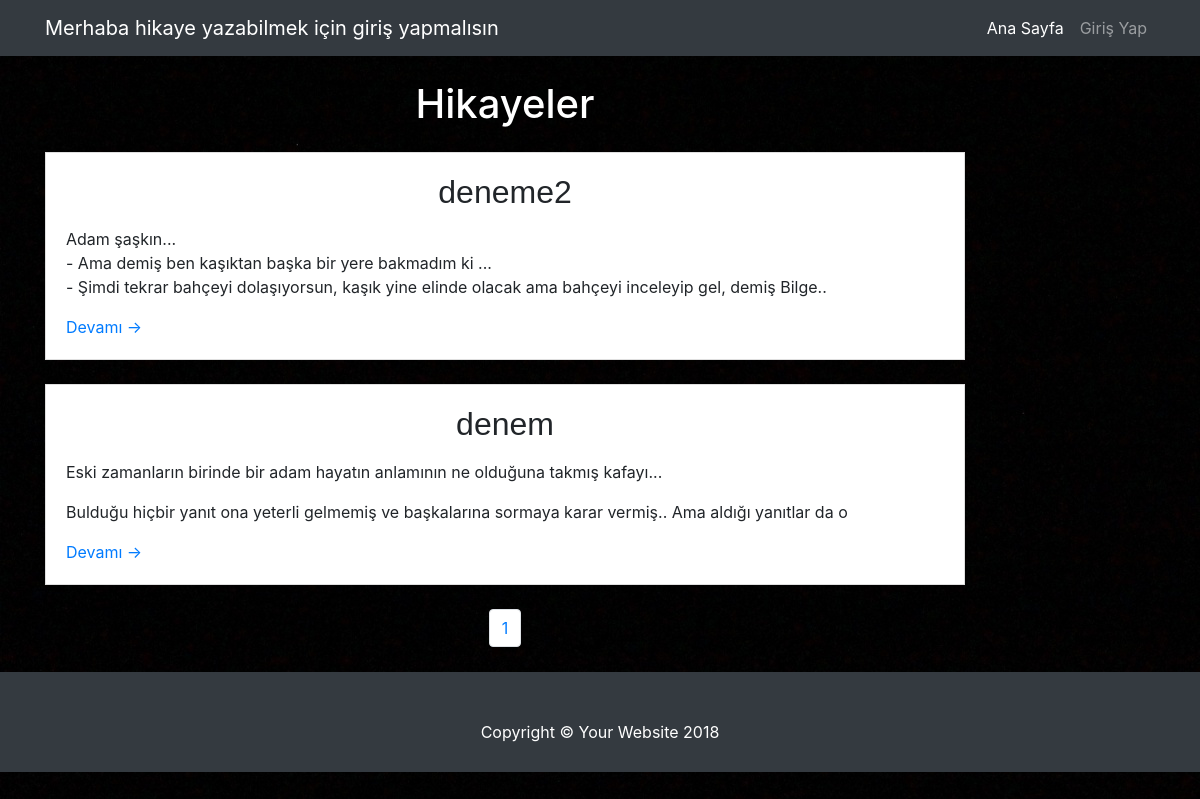
Before: / with the older database file.
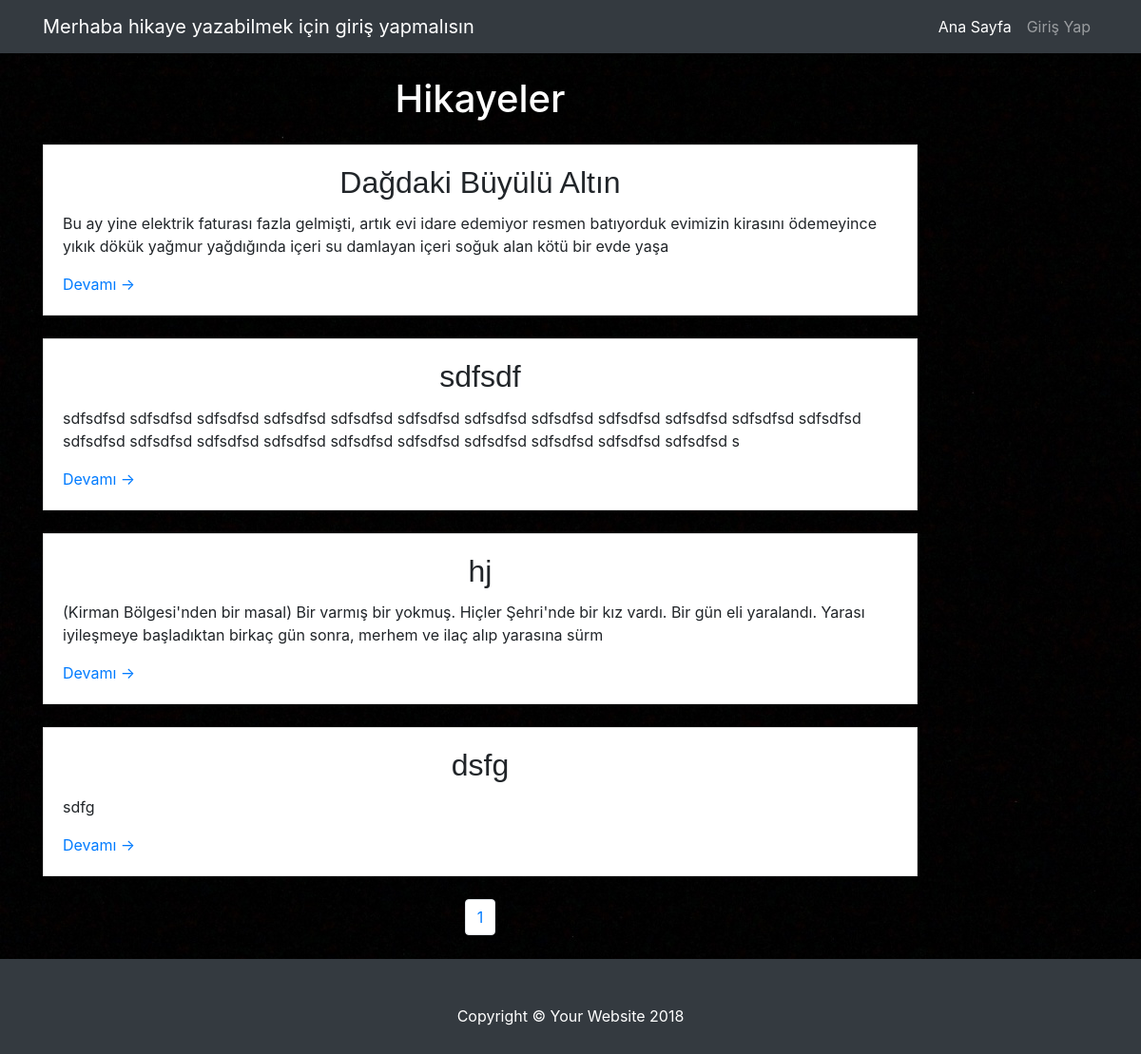
After: the same page with the newer database file.
### tables this page shows
CREATE TABLE `anahikaye` (
  `hikaye_id` int(100) NOT NULL AUTO_INCREMENT,
  `hikaye_baslik` varchar(200) NOT NULL,
  `hikaye_metin` varchar(700) NOT NULL,
  `hikaye_devambir` int(50) NOT NULL DEFAULT '0',
  `hikaye_devamiki` int(50) NOT NULL DEFAULT '0',
  `hikaye_devamuc` int(50) NOT NULL DEFAULT '0',
  `hikaye_tarih` timestamp NOT NULL DEFAULT CURRENT_TIMESTAMP,
  `hikaye_seviye` int(10) NOT NULL DEFAULT '0',
  `hikaye_begeni` int(100) NOT NULL DEFAULT '0',
  `kullanici_id` int(100) NOT NULL,
  PRIMARY KEY (`hikaye_id`),
  KEY `kullanici_id` (`kullanici_id`),
  KEY `hikaye_devambir` (`hikaye_devambir`),
  KEY `hikaye_devamuc` (`hikaye_devamuc`),
  KEY `hikaye_devamiki` (`hikaye_devamiki`),
  CONSTRAINT `anahikaye_ibfk_2` FOREIGN KEY (`kullanici_id`) REFERENCES `kullanici` (`kullanici_id`) ON DELETE CASCADE ON UPDATE CASCADE
);

### functions.php (called while the page is built, shortened)
<?php
include 'init.php';
  function getStory($page)
  {
    global $connection;
    $limitPass = ($page - 1) * 5;
    $videos = $connection->prepare("SELECT * FROM anahikaye , kullanici where anahikaye.kullanici_id=kullanici.kullanici_id ORDER BY hikaye_id DESC LIMIT :pass , 5");
    $videos->bindValue(':pass', $limitPass, PDO::PARAM_INT);
    $videos->execute();
    return $videos->fetchAll(PDO::FETCH_OBJ);
  }
  function getPage()
  {
    global $connection;
    $videos = $connection->prepare("SELECT * FROM anahikaye ");
    $videos->execute();
    $videos=$videos->fetchAll(PDO::FETCH_OBJ);
    return count($videos)/5;
  }
 ?>

### index.php (the view, shortened to what this page needs)
<?php
include 'init.php';
include 'functions.php';
if (!isset($_GET['page'])) {
  $page=1;
}
else {
  $page=$_GET['page'];
}
$anaHikayeler = getStory($page);
$page = getPage();
include 'wiew/header.php';
?>
    <div class="container">
      <div class="row">
        <div class="col-md-10">
          <h1 class="my-4">Hikayeler
          </h1>
          <?php foreach ($anaHikayeler as $hikaye): ?>
            <div class="card mb-4">
              <div class="card-body">
                <h2 class="card-title" align="center"><?php echo $hikaye->hikaye_baslik ?></h2>
                <p class="card-text"><?php echo mb_substr($hikaye->hikaye_metin,0,200) ?></p>
                <a href="altergör.php?hikaye_id=<?php echo $hikaye->hikaye_id ?>&seviye=<?php echo $hikaye->hikaye_seviye ?>" >Devamı &rarr;</a>
              </div>
            </div>
          <?php endforeach; ?>
          <ul class="pagination justify-content-center mb-4">
            <?php for ($i=0;$i<$page;$i++): ?>
              <li class="page-item">
                <a class="page-link" href="index.php?page=<?php echo $i +1 ?>"> <?php echo $i +1 ?></a>
              </li>
            <?php endfor; ?>
          </ul>
        </div>
        <div class="col-md-4">
        </div>
      </div>
    </div>
    <footer class="py-5 bg-dark">
      <div class="container">
        <p class="m-0 text-center text-white">Copyright &copy; Your Website 2018</p>
      </div>
    </footer>
  </body>
</html>

### wiew/header.php (shortened to what this page needs)
<!DOCTYPE html>
<html lang="tr">
  <head>
    <link rel="stylesheet" href="https://use.fontawesome.com/releases/v5.5.0/css/all.css">
    <link href="vendor/bootstrap/css/bootstrap.min.css" rel="stylesheet">
    <link href="css/blog-home.css" rel="stylesheet">
    <link rel="stylesheet" type="text/css" href="style.css" />
  </head>
  <body>
    <nav class="navbar navbar-expand-lg navbar-dark bg-dark fixed-top">
      <div class="container">
        <a class="navbar-brand" href="index.php?page=1"><?php if (isset($_SESSION['kullanici_adi'])): ?>
          Hoşgeldin <?php echo $_SESSION['kullanici_adi'] ?>
          <?php else: ?>
            <?php echo "Merhaba hikaye yazabilmek için giriş yapmalısın" ?>
        <?php endif; ?></a>
        <div class="collapse navbar-collapse" id="navbarResponsive">
          <ul class="navbar-nav ml-auto">
            <li class="nav-item active">
              <a class="nav-link" href="index.php?page=1">Ana Sayfa
              </a>
            </li
            <li class="nav-item">
              <?php if (isset($_SESSION['kullanici_adi'])): ?>
              <a class="nav-link" href="anahikayeyaz.php">
                  Hikaye Yaz
                </a>
                <?php else: ?>
                  <a class="nav-link" href="login.php">
                      Giriş Yap
                    </a>
                <?php endif; ?>
          </ul>
        </div>
      </div>
    </nav>

### css/blog-home.css (style rules this page uses)
body { padding-top: 54px; }
@media (min-width: 992px) { body { padding-top: 56px; } }

### style.css (style rules this page uses)
.card { border-radius: 0px; }
body { background-image: url("background.jpg"); }
.card-title { font-family: sans-serif; }
.col-md-4 { padding-left: 5px; padding-right: 5px; }
.my-4 { color: white; text-align: center; }
.py-5.bg-dark { position: absolute; left: 0; height: 100px; width: 100%; }

Changed rows visible on the page:
removed anahikaye: hikaye_baslik "deneme2", hikaye_metin "Adam şaşkın... - Ama demiş ben kaşıktan başka bir yere bakmadım ki ... - Şimdi tekrar bahçeyi dolaşıyorsun, kaşık yine elinde olacak ama bahçeyi inceleyip gel, demiş Bilge.."
removed anahikaye: hikaye_baslik "denem", hikaye_metin "Eski zamanların birinde bir adam hayatın anlamının ne olduğuna takmış kafayı... Bulduğu hiçbir yanıt ona yeterli gelmemiş ve başkalarına sormaya karar vermiş.. Ama aldığı yanıtlar da o"
added anahikaye: hikaye_baslik "Dağdaki Büyülü Altın", hikaye_metin "Bu ay yine elektrik faturası fazla gelmişti, artık evi idare edemiyor resmen batıyorduk evimizin kirasını ödemeyince yıkık dökük yağmur yağdığında içeri su damlayan içeri soğuk alan kötü bir evde yaşa"
added anahikaye: hikaye_baslik "sdfsdf", hikaye_metin "sdfsdfsd sdfsdfsd sdfsdfsd sdfsdfsd sdfsdfsd sdfsdfsd sdfsdfsd sdfsdfsd sdfsdfsd sdfsdfsd sdfsdfsd sdfsdfsd sdfsdfsd sdfsdfsd sdfsdfsd sdfsdfsd sdfsdfsd sdfsdfsd sdfsdfsd sdfsdfsd sdfsdfsd sdfsdfsd s"
added anahikaye: hikaye_baslik "hj", hikaye_metin "(Kirman Bölgesi'nden bir masal) Bir varmış bir yokmuş. Hiçler Şehri'nde bir kız vardı. Bir gün eli yaralandı. Yarası iyileşmeye başladıktan birkaç gün sonra, merhem ve ilaç alıp yarasına sürm"
added anahikaye: hikaye_baslik "dsfg", hikaye_metin "sdfg"
